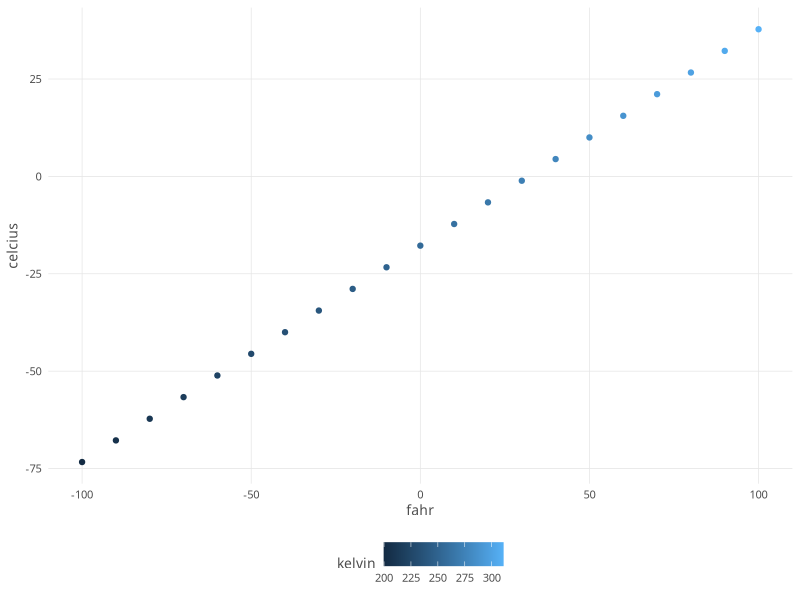

Write R code to recreate this figure.
## ---- chunk 1
knitr::opts_chunk$set(echo = TRUE)
## ---- chunk 2

airtemps <- c(212,30.3, 78, 32)
celcius1 <- (airtemps[[1]]-32)*5/9
celcius2 <- (airtemps[[2]]-32)*5/9
celcius3 <- (airtemps[[3]]-32)*5/9
celcius4 <- (airtemps[[4]]-32)*5/9

## ---- chunk 3
fahr_to_celcius <- function(fahr) {
  celcius <- (fahr - 32) *5/9
  return (celcius)
}


## ---- chunk 4

celcius_test<-fahr_to_celcius(airtemps)


## ---- chunk 5
celcius_to_fahr <- function(celcius) {
  fahr <- (celcius * 9/5)+32
  return(fahr)
}

mysum <- function(x,y) {
  return(x+y)
}

fahr_test <- celcius_to_fahr(celcius_test)

## ---- chunk 6
covert_temps <- function(fahr) {
  celcius <- fahr_to_celcius(fahr)
  kelvin <- celcius + 273.15
  return(list(fahr=fahr,celcius=celcius, kelvin=kelvin))
}

covert_temps(32)

temps_df<-data.frame(covert_temps(seq(-100,100,10)))

## ---- chunk 7

custom_theme <- function(base_size = 10) {
    ggplot2::theme(
      axis.ticks       = ggplot2::element_blank(),
      text             = ggplot2::element_text(family = 'Calibri', color = 'gray30', size = base_size),
      plot.title       = ggplot2::element_text(size = ggplot2::rel(1.25), hjust = 0.5, face = 'bold'),
      panel.background = ggplot2::element_blank(),
      legend.position  = 'bottom',
      panel.border     = ggplot2::element_blank(),
      panel.grid.minor = ggplot2::element_blank(),
      panel.grid.major = ggplot2::element_line(colour = 'grey90', size = .25),
      legend.key       = ggplot2::element_rect(colour = NA, fill = NA),
      axis.line        = ggplot2::element_blank()
      )
}

library(ggplot2)

ggplot(temps_df, mapping=aes(x=fahr, y=celcius, color=kelvin)) +
    geom_point() +
    custom_theme(10)
